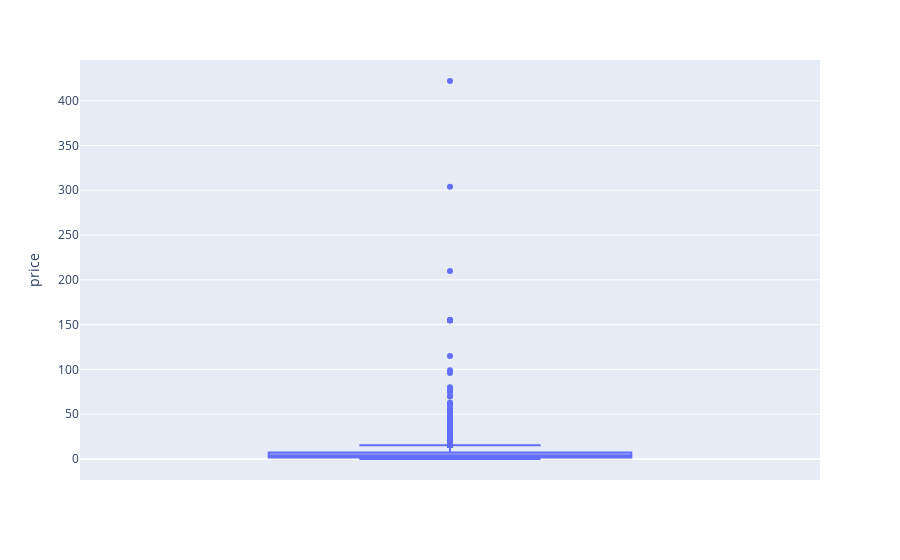

Notebook code for this chart:
### Code cell
fig = px.box(df, y="price")
fig.show()

### Figure 1 — Plotly figure (JSON) as saved in the notebook; plotly's stock layout.template omitted (floating-point values rounded to 4 significant figures; data arrays with more than 128 entries replaced by an {"elided": "..."} marker saying what was removed)
{"data": [{"alignmentgroup": "True", "hovertemplate": "price=%{y}<extra></extra>", "legendgroup": "", "marker": {"color": "#636efa"}, "name": "", "notched": false, "offsetgroup": "", "orientation": "v", "showlegend": false, "type": "box", "x0": " ", "xaxis": "x", "y": {"elided": "27075 float values"}, "y0": " ", "yaxis": "y"}], "layout": {"boxmode": "group", "legend": {"tracegroupgap": 0}, "margin": {"t": 60}, "xaxis": {"anchor": "y", "domain": [0, 1]}, "yaxis": {"anchor": "x", "domain": [0, 1], "title": {"text": "price"}}}}
